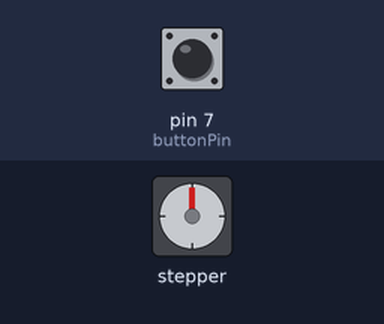
Bench run of a sketch on a simulated Arduino Uno, built with avr-gcc and run on an emulated ATmega328P. On the bench: stepper motor. The test bench sets the inputs (shaded band); at power-on: pin 7 (buttonPin) HIGH. Stepper angles assume 200 steps per turn; what the sketch prints to the serial monitor is not drawn.

Above: at 1.2 s.
1.3 s: pin 7 (buttonPin) pulled LOW for 0.15 s
At 1.75 s:
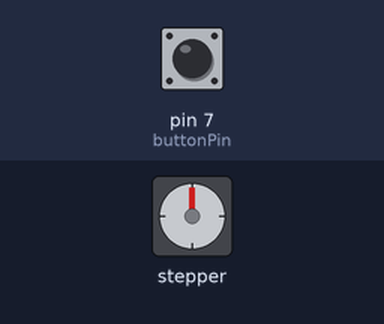
4.3 s: pin 7 (buttonPin) pulled LOW for 1 s
At 5.1 s:
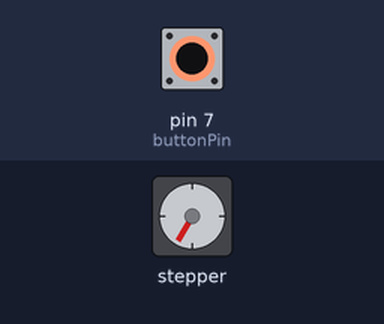
6.8 s: pin 7 (buttonPin) pulled LOW for 0.15 s
At 7.25 s:
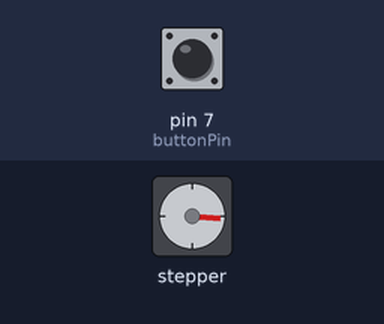
9.8 s: pin 7 (buttonPin) pulled LOW for 3.2 s
At 10.55 s:
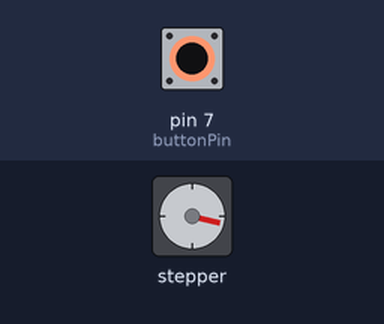
Timing chart, 0 to 20.0 s (numbered marks = the images above; inputs shaded):
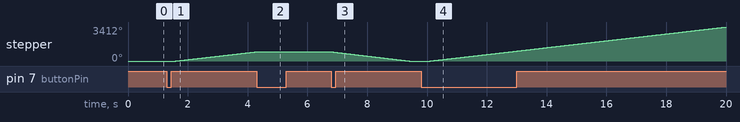

The sketch:

RoHs_drukknop_toeren_tellen.ino
```cpp
#include <Stepper.h>

// ====== Instellingen ======
const int stepsPerRevolution = 200;   // pas aan voor jouw motor (bijv. 2048 voor 28BYJ-48)
Stepper myStepper(stepsPerRevolution, 8, 9, 10, 11);  // pinnen naar IN1–IN4

const int buttonPin = 7;  // drukknop op pin 7

int buttonState = LOW;
int lastButtonState = LOW;

int state = 0; // 0 = stilstand, 1 = vooruit draaien, 2 = gestopt, 3 = terugdraaien
long stepCounter = 0; // telt hoeveel stappen vooruit gedraaid zijn

void setup() {
  pinMode(buttonPin, INPUT_PULLUP);  // knop tussen pin 7 en GND
  myStepper.setSpeed(60);            // snelheid in rpm
  Serial.begin(9600);
  Serial.println("Systeem opgestart: motor staat stil.");
  Serial.println("Druk 1x: start vooruit, 2x: stop, 3x: draai terug.");
}

void loop() {
  buttonState = digitalRead(buttonPin);

  // Detecteer knopdruk (HIGH -> LOW overgang)
  if (lastButtonState == HIGH && buttonState == LOW) {
    state++;
    if (state > 3) state = 1;  // terug naar begin van cyclus

    switch (state) {
      case 1: // Start motor vooruit
        stepCounter = 0; // reset teller
        Serial.println("1️⃣ Motor gestart (vooruit).");
        break;

      case 2: // Stop motor
        Serial.print("2️⃣ Motor gestopt. Gedraaide stappen: ");
        Serial.println(stepCounter);
        break;

      case 3: // Draai terug evenveel stappen
        Serial.print("3️⃣ Motor draait terug: ");
        Serial.print(stepCounter);
        Serial.println(" stappen...");
        myStepper.step(-stepCounter); // evenveel stappen terug
        Serial.println("Terug op startpositie, motor stil.");
        state = 0; // terug naar stilstand
        break;
    }

    delay(300); // debounce
  }

  lastButtonState = buttonState;

  // Motor draait alleen vooruit in state 1
  if (state == 1) {
    myStepper.step(1);
    stepCounter++; // bijhouden hoeveel stappen zijn gezet
  }
}
```

Measured:
- after the input at 1.3 s, stepper: keeps turning clockwise at about 345°/s, starting after 0.30 s
- after the input at 4.3 s, stepper: stops changing and stays 930°
- after the input at 6.8 s, stepper: keeps turning counter-clockwise at about 358°/s, starting at once
- after the input at 9.8 s, stepper: keeps turning clockwise at about 345°/s, starting after 0.30 s
